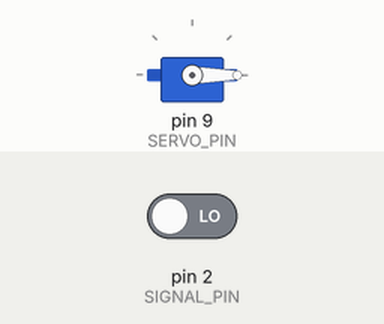
This sketch was run on a simulated Arduino Uno, built with avr-gcc and run on an emulated ATmega328P. On the bench: servo. The inputs (shaded band) are chosen by the test bench; at power-on: pin 2 (SIGNAL_PIN) LOW. What the sketch prints to the serial monitor is not drawn.

Above: at 1.2 s.
1.3 s: pin 2 (SIGNAL_PIN) driven HIGH
At 1.7 s:
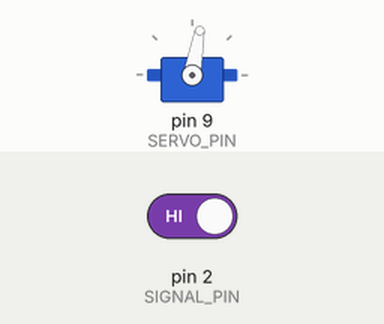
Timing chart, 0 to 4.8 s (numbered marks = the images above; inputs shaded):
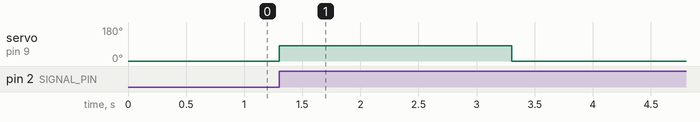

The sketch:

uno_servo.ino
```cpp
/*
 * 모기 신고 시스템 — Arduino Uno 서보 노드
 * ------------------------------------------------------------------
 * 역할: ESP-01에서 신호 핀이 HIGH가 되면, 서보모터로 모기약 버튼을
 *       눌렀다(분사) 떼는 동작 수행.
 *
 * 배선:
 *   ESP-01 GPIO2 ── Uno D2   (신호선, ESP가 HIGH/LOW 출력)
 *   ESP-01 GND   ── Uno GND  (★ 공통 GND 필수)
 *   서보 신호선   ── Uno D9
 *   서보 +(빨강)  ── 외부 5V (서보 전류가 커서 별도 5V 권장)
 *   서보 -(갈색)  ── 외부 5V GND ── Uno GND (공통)
 * ------------------------------------------------------------------
 */

#include <Servo.h>

const uint8_t SIGNAL_PIN = 2;    // ESP-01 GPIO2에서 들어오는 신호
const uint8_t SERVO_PIN  = 9;    // 서보 신호선

const int ANGLE_RELEASED = 0;    // 버튼 안 누른 상태
const int ANGLE_PRESSED  = 80;   // 버튼 누른 상태 (분사기에 맞게 조정)
const unsigned long SPRAY_HOLD_MS = 2000;  // 분사 유지 시간(ms)

Servo sprayServo;

void spray() {
  Serial.println("[SERVO] 분사 시작");
  sprayServo.write(ANGLE_PRESSED);
  delay(SPRAY_HOLD_MS);
  sprayServo.write(ANGLE_RELEASED);
  Serial.println("[SERVO] 분사 종료");
}

void setup() {
  Serial.begin(9600);
  pinMode(SIGNAL_PIN, INPUT);     // ESP가 HIGH/LOW로 구동하므로 INPUT
  sprayServo.attach(SERVO_PIN);
  sprayServo.write(ANGLE_RELEASED);
  Serial.println("Uno 서보 노드 준비 완료");
}

void loop() {
  if (digitalRead(SIGNAL_PIN) == HIGH) {
    spray();
    // 신호가 LOW로 떨어질 때까지 대기 (한 번의 펄스 = 한 번 분사)
    while (digitalRead(SIGNAL_PIN) == HIGH) {
      delay(10);
    }
  }
  delay(10);
}
```

Measured:
- after the input at 1.3 s, servo on pin 9 (SERVO_PIN): 0° → 80° at once, → 0° 2.0 s later
